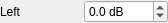
<?xml version="1.0" encoding="UTF-8"?>
<ui version="4.0">
 <class>Balance</class>
 <widget class="QWidget" name="Balance">
  <property name="geometry">
   <rect>
    <x>0</x>
    <y>0</y>
    <width>168</width>
    <height>20</height>
   </rect>
  </property>
  <property name="windowTitle">
   <string>waveOverUDP</string>
  </property>
  <layout class="QGridLayout" name="gridLayout">
   <property name="leftMargin">
    <number>0</number>
   </property>
   <property name="topMargin">
    <number>0</number>
   </property>
   <property name="rightMargin">
    <number>0</number>
   </property>
   <property name="bottomMargin">
    <number>0</number>
   </property>
   <property name="spacing">
    <number>0</number>
   </property>
   <item row="0" column="0">
    <widget class="QLabel" name="balanceNameLabel">
     <property name="text">
      <string>Left</string>
     </property>
    </widget>
   </item>
   <item row="0" column="1">
    <widget class="QDoubleSpinBox" name="balanceValueSpinBox">
     <property name="suffix">
      <string> dB</string>
     </property>
     <property name="decimals">
      <number>1</number>
     </property>
     <property name="minimum">
      <double>-100.000000000000000</double>
     </property>
     <property name="maximum">
      <double>100.000000000000000</double>
     </property>
    </widget>
   </item>
  </layout>
 </widget>
 <layoutdefault spacing="6" margin="11"/>
 <resources/>
 <connections/>
</ui>
